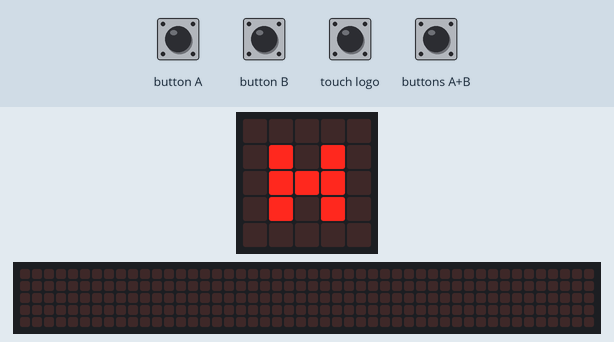
Bench run of a program on a simulated BBC micro:bit (MakeCode). Parts: the board's 5×5 LED display, a strip that is not on the board, showing the scrolling text unrolled. Inputs (shaded band) come from the test bench. The 48×5 strip is a reading aid, not a part: it shows the text the display is scrolling, unrolled, one strip-width of it at a time.

Above: at 1.6 s.
1.7 s: touch logo pressed for 0.15 s
At 1.92 s:
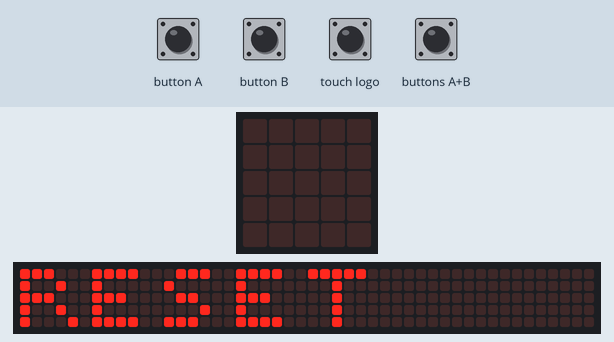
2.4 s: button A pressed for 0.15 s
At 2.67 s:
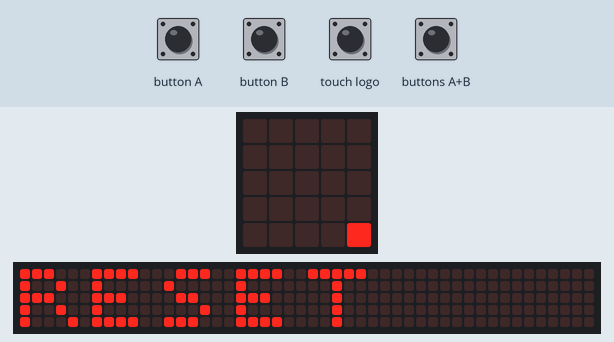
3.1 s: button B pressed for 0.15 s
At 3.42 s:
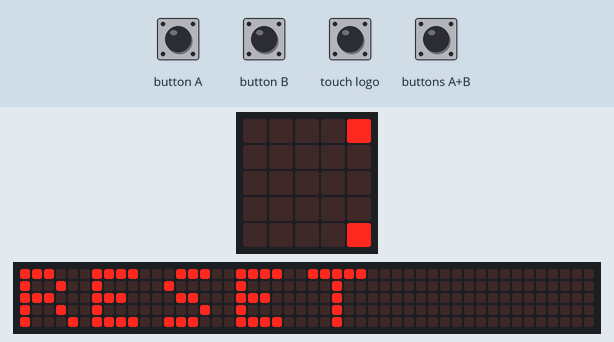
3.8 s: buttons A+B pressed for 0.15 s
At 4.02 s:
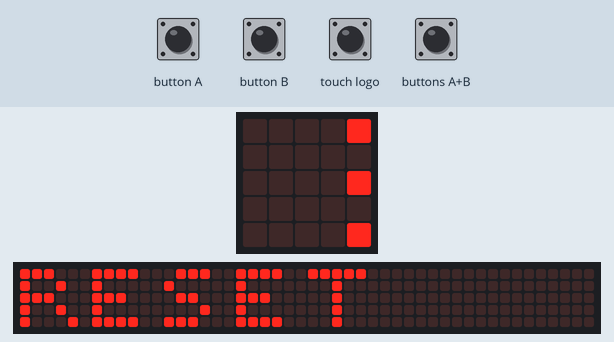
4.5 s: button A pressed for 0.15 s
10.2 s: touch logo pressed for 0.15 s
At 10.87 s:
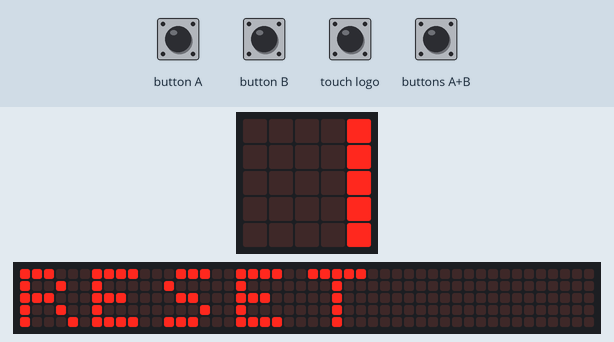

The program:

main.ts
```typescript
// A button
input.onButtonPressed(Button.A, function () {
    if (numberA < 9) {
        numberA += 1
    }
    basic.clearScreen()
    basic.showNumber(numberA)
})
// AB button
input.onButtonPressed(Button.AB, function () {
    sum = numberA + numberB
    basic.clearScreen()
    basic.showNumber(sum)
    numberA = 0
    numberB = 0
    basic.pause(2990)
    basic.clearScreen()
    basic.showLeds(`
        . . # . .
        . # # # .
        . . # . .
        . . # . .
        . . . . .
        `)
})
// B button
input.onButtonPressed(Button.B, function () {
    if (numberB < 9) {
        numberB += 1
    }
    basic.clearScreen()
    basic.showNumber(numberB)
    basic.pause(990)
    basic.showLeds(`
        . . . . .
        . # . # .
        # # # # #
        . # . # .
        . . . . .
        `)
})
// Logo touch (reset)
input.onLogoEvent(TouchButtonEvent.Pressed, function () {
    numberA = 0
    numberB = 0
    basic.clearScreen()
    basic.showString("RESET")
    basic.pause(500)
    basic.clearScreen()
    basic.pause(2000)
    basic.showLeds(`
        . . . . .
        . # . # .
        . # # # .
        . # . # .
        . . . . .
        `)
})
let numberB = 0
let sum = 0
let numberA = 0
// leds: HOME = "H" betü ledek
basic.showLeds(`
    . . . . .
    . # . # .
    . # # # .
    . # . # .
    . . . . .
    `)
```

test.ts
```typescript
// ide kerülnek a tesztek; a rendszer ezt nem kompilálja, ha a csomagot bővítményként használják.
```

Measured:
- after the input at 1.7 s, the display: changes after 0.15 s (image 1)
- after the input at 2.4 s, the display: first differs from a run without the input after 0.15 s (image 2 shows a later state)
- after the input at 3.1 s, the display: first differs from a run without the input after 0.15 s (image 3 shows a later state)
- after the input at 3.8 s, the display: first differs from a run without the input after 0.15 s (image 4)
- after the input at 10.2 s, the display: first differs from a run without the input after 0.45 s (image 5 shows a later state)
